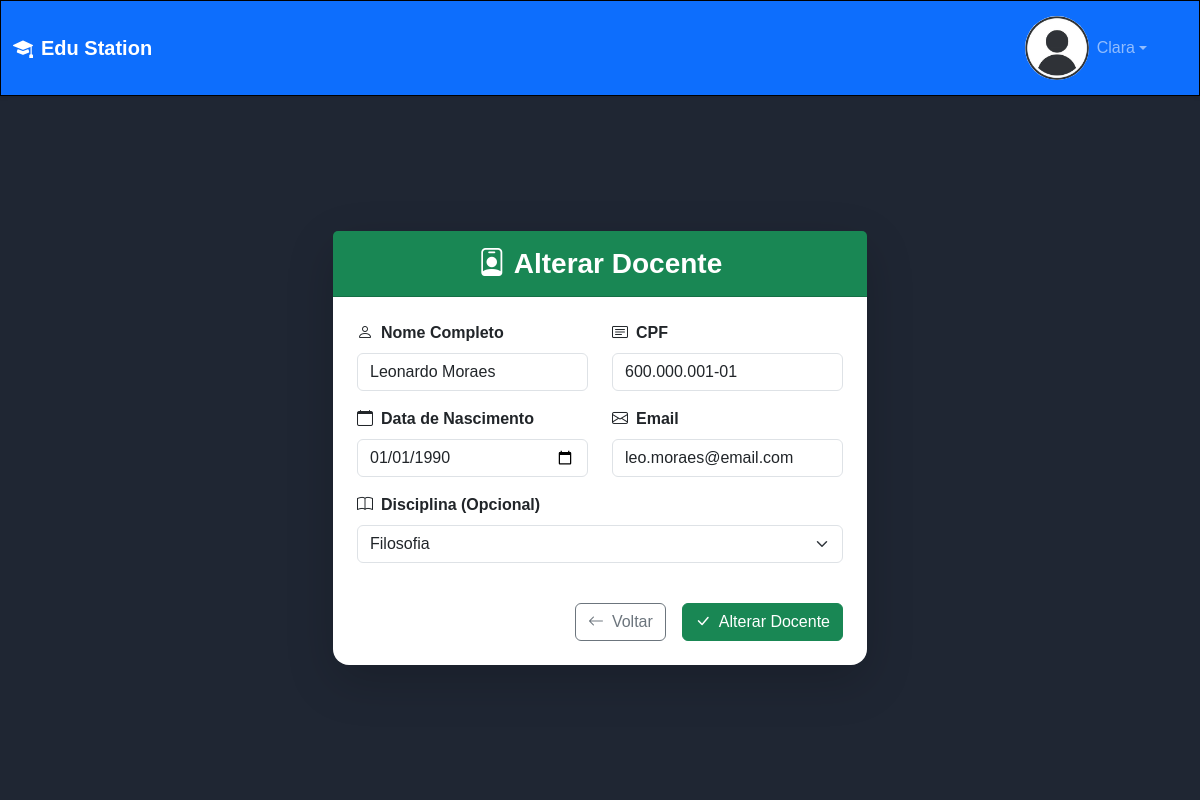
The page /docente/alter_docente/40 (signed in) on the database its author committed.
### docente/models.py (models this page shows, shortened)
class Docente(models.Model):
    user = models.OneToOneField(User, on_delete=models.CASCADE, primary_key=True)
    cpf = models.CharField(max_length=14, unique=True)
    data_nasc = models.DateField(default=datetime.date.today)
    turma = models.ForeignKey(Turma, on_delete=models.SET_NULL, null=True, blank=True)
    disciplina = models.ForeignKey(Disciplina, on_delete=models.SET_NULL, null=True, blank=True)
    class Meta:
        verbose_name = 'Docente'

### disciplina/models.py (models this page shows, shortened)
class Disciplina(models.Model):
    nome_disciplina = models.CharField(max_length=50)
    data_criacao = models.DateTimeField(default='1999-01-01')
    class Meta:
        verbose_name = 'Disciplina'

### docente/views.py (the view, shortened to what this page needs)
# urls.py: path('alter_docente/<int:id>', altDocente, name='altDocente'),
@login_required(login_url='loginInicio:login_usuario')
def altDocente(request, id):
    docente = get_object_or_404(Docente, pk=id)
    if request.method == "GET":
        disciplinas_disponiveis = Disciplina.objects.all()
        return render(request, 'cadDocente.html', {
            'submit': 'Alterar Docente',
            'titulo': 'Alterar Docente',
            'docente': docente,
            'disciplinas': disciplinas_disponiveis  # <<< 8. Enviar para o template
        })

### docente/templates/cadDocente.html (shortened to what this page needs)
{% extends "base.html" %}
{% load static %}
{% block main %}
<div class="container h-100 d-flex align-items-center justify-content-center">
    <div class="row justify-content-center w-100">
        <div class="col-md-8 col-lg-6">
            <div class="card shadow-lg border-0 rounded-4">
                <div class="card-header bg-success text-white text-center py-3">
                    <h3 class="mb-0 fw-bold">
                        <i class="bi bi-person-badge me-2"></i>{{ titulo|default:"Cadastro Docente" }}
                    </h3>
                </div>
                <div class="card-body p-4">
                    <form method="post" id="cadastro-form">
                        <div class="row">
                            <div class="col-md-6 mb-3">
                                <label for="nome" class="form-label fw-semibold">
                                    <i class="bi bi-person me-2"></i>Nome Completo
                                </label>
                                <input type="text" class="form-control" name="nome" id="nomeCad"
                                       placeholder="Digite seu nome completo"
                                       value="{% if docente %}{{ docente.user.first_name }} {{ docente.user.last_name }}{% endif %}" required>
                            </div>
                            <div class="col-md-6 mb-3">
                                <label for="cpf" class="form-label fw-semibold">
                                    <i class="bi bi-card-text me-2"></i>CPF
                                </label>
                                <input type="text" class="form-control" name="cpf" id="cpfCad"
                                       placeholder="000.000.000-00"
                                       value="{% if docente %}{{ docente.cpf }}{% endif %}"
                                       {% if docente %}readonly{% endif %} required
                                       data-format="cpf">
                            </div>
                        </div>
                        <div class="row">
                            <div class="col-md-6 mb-3">
                                <label for="Data de Nascimento" class="form-label fw-semibold">
                                    <i class="bi bi-calendar me-2"></i>Data de Nascimento
                                </label>
                                <input type="date" class="form-control" name="Data de Nascimento" id="dateCad"
                                       value="{% if docente %}{{ docente.data_nasc|date:'Y-m-d' }}{% endif %}" required>
                            </div>
                            <div class="col-md-6 mb-3">
                                <label for="Email" class="form-label fw-semibold">
                                    <i class="bi bi-envelope me-2"></i>Email
                                </label>
                                <input type="email" class="form-control" name="Email" id="emailCad"
                                       placeholder="seu@email.com"
                                       value="{% if docente %}{{ docente.user.email }}{% endif %}" required>
                            </div>
                        </div>
                        <div class="row">
                            <div class="col-12 mb-3">
                                <label for="disciplina" class="form-label fw-semibold">
                                    <i class="bi bi-book me-2"></i>Disciplina (Opcional)
                                </label>
                                <select class="form-select" name="disciplina" id="disciplinaCad">
                                    {% for disciplina in disciplinas %}
                                    <option value="{{ disciplina.id }}"
                                        {% if docente and docente.disciplina == disciplina %}
                                            selected
                                        {% endif %}
                                    >{{ disciplina.nome_disciplina }}</option>
                                    {% endfor %}
                                </select>
                            </div>
                        </div>
                        <div class="d-grid gap-2 d-md-flex justify-content-md-end mt-4">
                            <a href={% url "docente:docente" %} class="btn btn-outline-secondary me-md-2">
                                <i class="bi bi-arrow-left me-2"></i>Voltar
                            </a>
                            <button type="submit" class="btn btn-success" id="submit">
                                <i class="bi bi-check-lg me-2"></i>{{ submit|default:'Cadastrar' }}
                            </button>
                        </div>
                    </form>
                </div>
            </div>
        </div>
    </div>
</div>
{% endblock main %}

### loginInicio/templates/base.html (shortened to what this page needs)
{% load static %}
<!DOCTYPE html>
<html lang="pt-br">
<head>
    <link href="https://cdn.jsdelivr.net/npm/bootstrap@5.3.2/dist/css/bootstrap.min.css" rel="stylesheet">
    <link rel="stylesheet" href="https://cdn.jsdelivr.net/npm/bootstrap-icons@1.11.1/font/bootstrap-icons.css">
    <link rel="stylesheet" href={% static "css/base.css" %}>
</head>
<body class="bg-light d-flex flex-column" style="height: 100vh;">
    <nav class="navbar navbar-expand-lg navbar-dark bg-primary shadow-sm">
        <div class="container-fluid">
            <a class="navbar-brand fw-bold" href={% url "loginInicio:inicio" %}>
                <i class="bi bi-mortarboard-fill me-2"></i>Edu Station
            {% if user.is_authenticated %}
            <div class="navbar-nav ms-auto">
                <div class="nav-item dropdown">
                    <a class="nav-link dropdown-toggle d-flex align-items-center" href="#" role="button" data-bs-toggle="dropdown">
                        <img src={% static "img/icone_perfil.jpg" %} alt="perfil" class="rounded-circle me-2" width="32" height="64">
                        <span class="d-none d-md-inline">{{ user.first_name|default:user.username }}</span>
                    </a>
                </div>
            </div>
            {% endif %}
        </div>
    </nav>
    <main class="container-fluid flex-grow-1 d-flex flex-column" style="overflow-y: auto;">
        {% block main %}
        {% endblock main %}
    </main>
</body>
</html>

### static/css/base.css (style rules this page uses)
:root { --cor-infos: #51A3A3; --cor-main: #1F2633; --cor-links: black; --borda: 1px black solid; }
* { font-family: Arial, Helvetica, sans-serif; margin: 0; padding: 0; box-sizing: border-box; list-style: none; text-decoration: none; }
a { color: var(--cor-links); }

### rows shown on the page
Docente: nome "Leonardo Moraes", cpf "600.000.001-01", data_nasc "01/01/1990", Email "leo.moraes@email.com", disciplina "Filosofia"

### other values the page prints
{{ user.first_name|default:user.username }} "Clara"
{{ titulo|default:"Cadastro Docente" }} "Alterar Docente"
{{ submit|default:'Cadastrar' }} "Alterar Docente"
